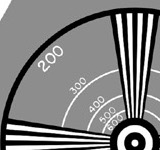
#> input picture data/classicTestCrop2.jpg, 160 x 150 px
$ python -i findSegmentMask.py   (imports and definitions only)   (older library calls are emulated)
#> lines starting #> are read from the running program, lines starting #| are printed output that depends on the picture; after the words box and inside, x2 and y2 are one past the last pixel; in counts of white or black regions, pixels touching at a corner belong together
#> further down, picture is the input picture: shape (150, 160, 3); min 0, max 255, mean 127.5
#%%
""" Loads file and subtract object by segmentation and saves the new files.
Inspired by
https://stackoverflow.com/questions/44588279/find-and-draw-the-largest-contour-in-opencv-on-a-specific-color-python
https://www.pyimagesearch.com/2015/01/19/find-distance-camera-objectmarker-using-python-opencv/
"""
# import the necessary packages

import numpy as np
import matplotlib.pyplot as plt
import cv2
import imutils


def findSegmentMask(image):
    # convert the image to grayscale, blur it, and detect edges
    kernel = np.ones((9, 9), np.uint8)
    # gamma = 7
    # image = np.clip((image/255)**gamma*255, 0, 255).astype('uint8')
    # image = cv2.equalizeHist(image)
    # morphology approach to enhance edges
    image = cv2.dilate(image, kernel, iterations=3)
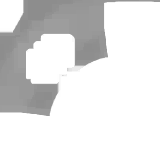
#> image: shape (150, 160, 3); min 141, max 255, mean 224.2
    image = cv2.morphologyEx(image, cv2.MORPH_CLOSE, kernel)
    # image = cv2.GaussianBlur(image, (9, 9), 0)
    edged = cv2.Canny(image, 35, 125)
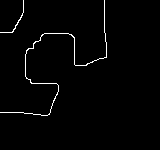
#> edged: shape (150, 160); 1.6% white in thin lines or dots, all inside (x1, y1, x2, y2) = (0, 0, 107, 116)
    plt.imshow(edged)
    plt.show()
    # cnts = cv2.findContours(edged.copy(), cv2.RETR_LIST,
                            # cv2.CHAIN_APPROX_SIMPLE)
    cnts = cv2.findContours(edged.copy(), cv2.RETR_LIST,
                            cv2.CHAIN_APPROX_NONE)
#> cnts = 2 contours, 1 with area under 20; largest, box (x1, y1, x2, y2) and area: (0, 0, 107, 116) 20
    cnts = imutils.grab_contours(cnts)
    c = max(cnts, key=cv2.contourArea)
#> c = contour of 617 points, box (x1, y1, x2, y2) (0, 0, 107, 116), area 20
    # c = max(cnts, key=cv2.boundingRect)
    # returnt angled bounding box
    marker = cv2.minAreaRect(c)
#> marker = ((57.75, 61.75), (152.7, 61.52), -45)

    box = cv2.cv.BoxPoints(marker) if imutils.is_cv2() else cv2.boxPoints(marker)
#> box = ((25.5, 137.5), (-18, 94), (90, -14), (133.5, 29.5))
    box = np.int0(box)
#> box = [[25, 137], [-17, 93], [90, -14], [133, 29]]

    mask = cv2.drawContours(np.zeros_like(image), [box], -1, (1), -1)
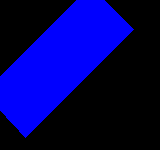
#> mask: shape (150, 160, 3); mean of channels 0, 1, 2 0.371, 0, 0; drawn with 1 as white
    return mask

# %%

>>> import cv2
>>> picture = cv2.imread('../data/classicTestCrop2.jpg')
>>> result = findSegmentMask(picture)
